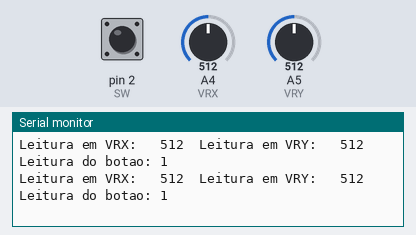
Bench run of a sketch on a simulated Arduino Uno, built with avr-gcc and run on an emulated ATmega328P. On the bench: the last lines printed to the serial monitor. Inputs (shaded band) come from the test bench; at power-on: A4 (VRX) = 512, A5 (VRY) = 512, pin 2 (SW) HIGH.

Above: at 1.8 s.
1.9 s: A4 (VRX) set to 716
At 2.6 s:
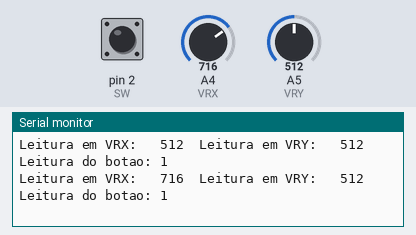
3.4 s: A5 (VRY) set to 716
At 4.7 s:
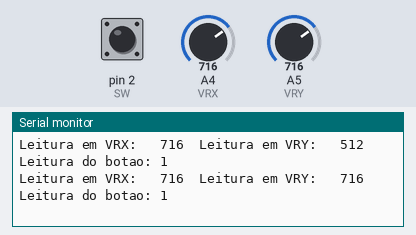
4.9 s: pin 2 (SW) pulled LOW for 1.2 s
At 5.8 s:
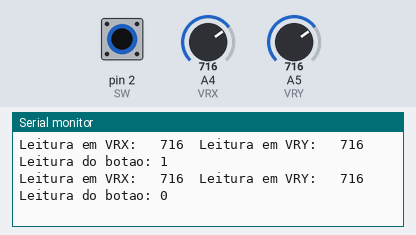
7.6 s: A4 (VRX) set to 900
At 8.6 s:
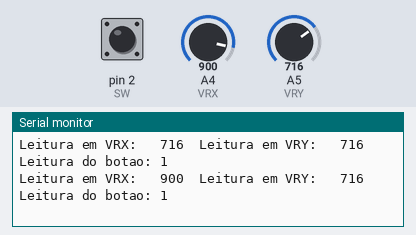
9.1 s: A5 (VRY) set to 900
At 9.1 s:
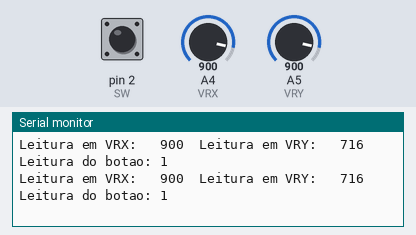
10.6 s: pin 2 (SW) pulled LOW for 1.2 s
At 11.8 s:
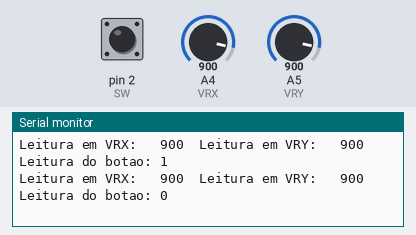
Timing chart, 0 to 13.6 s (numbered marks = the images above; inputs shaded):
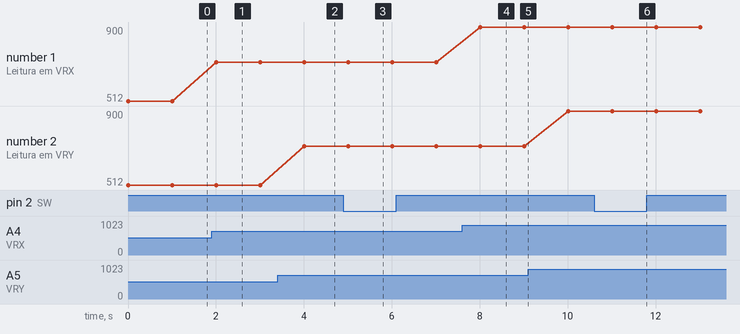

The sketch:

Joystick.ino
```cpp
/********************************************************
*Lendo o Joystick
*Exibe nbo monitor serial as leituras do Joystick
*********************************************************/

#define VRX A4
#define VRY A5
#define SW 2

int leitura_botao = 0, leitura_VRX, leitura_VRY;
void setup() {
  Serial.begin(9600);
  pinMode(VRX, INPUT);
  pinMode(VRY, INPUT);
  pinMode(SW, INPUT_PULLUP);

}

void loop() {
leitura_VRX = analogRead(VRX);
leitura_VRY = analogRead(VRY);
leitura_botao = digitalRead(SW);

Serial.print("Leitura em VRX: ");
Serial.print("\t");
Serial.print(leitura_VRX);
Serial.print("\t");
Serial.print("Leitura em VRY: ");
Serial.print("\t");
Serial.print(leitura_VRY);
Serial.print("\t");
Serial.print("Leitura do botao: ");
Serial.println(leitura_botao);

delay(1000);
}
```

Measured:
- after the input at 1.9 s, the serial monitor: prints a new line after 0.10 s (image 1)
- after the input at 3.4 s, the serial monitor: prints a new line after 0.60 s (image 2)
- after the input at 4.9 s, the serial monitor: prints a new line after 0.11 s (image 3)
- after the input at 7.6 s, the serial monitor: prints a new line after 0.41 s (image 4)
- after the input at 10.6 s, the serial monitor: prints a new line after 0.41 s (image 6)
- plotted number 1: 512 → 716 after the input at 1.9 s, 716 → 900 after the input at 7.6 s
